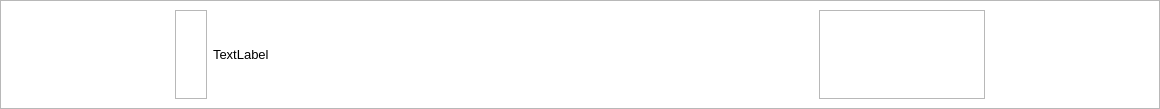
<?xml version="1.0" encoding="UTF-8"?>
<ui version="4.0">
 <class>input_form</class>
 <widget class="QWidget" name="input_form">
  <property name="geometry">
   <rect>
    <x>0</x>
    <y>0</y>
    <width>1160</width>
    <height>109</height>
   </rect>
  </property>
  <property name="windowTitle">
   <string>Form</string>
  </property>
  <property name="styleSheet">
   <string notr="true">#input_form {
	background: #ffffff;
}

#pushButton {
	border: none;
}</string>
  </property>
  <layout class="QGridLayout" name="gridLayout_3">
   <property name="leftMargin">
    <number>0</number>
   </property>
   <property name="topMargin">
    <number>0</number>
   </property>
   <property name="rightMargin">
    <number>0</number>
   </property>
   <property name="bottomMargin">
    <number>0</number>
   </property>
   <property name="spacing">
    <number>0</number>
   </property>
   <item row="0" column="0">
    <widget class="QFrame" name="frame">
     <property name="frameShape">
      <enum>QFrame::StyledPanel</enum>
     </property>
     <property name="frameShadow">
      <enum>QFrame::Raised</enum>
     </property>
     <layout class="QGridLayout" name="gridLayout_2">
      <item row="0" column="0">
       <spacer name="horizontalSpacer_2">
        <property name="orientation">
         <enum>Qt::Horizontal</enum>
        </property>
        <property name="sizeHint" stdset="0">
         <size>
          <width>158</width>
          <height>20</height>
         </size>
        </property>
       </spacer>
      </item>
      <item row="0" column="1">
       <widget class="QFrame" name="frame_2">
        <property name="frameShape">
         <enum>QFrame::StyledPanel</enum>
        </property>
        <property name="frameShadow">
         <enum>QFrame::Raised</enum>
        </property>
        <layout class="QVBoxLayout" name="verticalLayout">
         <property name="spacing">
          <number>0</number>
         </property>
         <property name="leftMargin">
          <number>0</number>
         </property>
         <property name="topMargin">
          <number>0</number>
         </property>
         <property name="rightMargin">
          <number>0</number>
         </property>
         <property name="bottomMargin">
          <number>0</number>
         </property>
         <item>
          <widget class="QLabel" name="label">
           <property name="minimumSize">
            <size>
             <width>30</width>
             <height>30</height>
            </size>
           </property>
           <property name="maximumSize">
            <size>
             <width>30</width>
             <height>30</height>
            </size>
           </property>
           <property name="text">
            <string/>
           </property>
           <property name="pixmap">
            <pixmap resource="resourse.qrc">:/static/icons/input.png</pixmap>
           </property>
           <property name="scaledContents">
            <bool>true</bool>
           </property>
           <property name="alignment">
            <set>Qt::AlignCenter</set>
           </property>
           <property name="wordWrap">
            <bool>false</bool>
           </property>
          </widget>
         </item>
         <item>
          <spacer name="verticalSpacer">
           <property name="orientation">
            <enum>Qt::Vertical</enum>
           </property>
           <property name="sizeHint" stdset="0">
            <size>
             <width>20</width>
             <height>54</height>
            </size>
           </property>
          </spacer>
         </item>
        </layout>
       </widget>
      </item>
      <item row="0" column="2">
       <widget class="QLabel" name="label_2">
        <property name="minimumSize">
         <size>
          <width>600</width>
          <height>0</height>
         </size>
        </property>
        <property name="font">
         <font>
          <pointsize>10</pointsize>
         </font>
        </property>
        <property name="text">
         <string>TextLabel</string>
        </property>
       </widget>
      </item>
      <item row="0" column="3">
       <widget class="QFrame" name="frame_3">
        <property name="frameShape">
         <enum>QFrame::StyledPanel</enum>
        </property>
        <property name="frameShadow">
         <enum>QFrame::Raised</enum>
        </property>
        <layout class="QGridLayout" name="gridLayout">
         <property name="leftMargin">
          <number>0</number>
         </property>
         <property name="topMargin">
          <number>0</number>
         </property>
         <property name="rightMargin">
          <number>0</number>
         </property>
         <property name="bottomMargin">
          <number>0</number>
         </property>
         <property name="spacing">
          <number>0</number>
         </property>
         <item row="0" column="0" rowspan="2" colspan="2">
          <widget class="QPushButton" name="pushButton">
           <property name="text">
            <string/>
           </property>
           <property name="icon">
            <iconset resource="resourse.qrc">
             <normaloff>:/static/icons/reedit1.png</normaloff>:/static/icons/reedit1.png</iconset>
           </property>
          </widget>
         </item>
         <item row="1" column="2">
          <spacer name="horizontalSpacer">
           <property name="orientation">
            <enum>Qt::Horizontal</enum>
           </property>
           <property name="sizeHint" stdset="0">
            <size>
             <width>41</width>
             <height>20</height>
            </size>
           </property>
          </spacer>
         </item>
         <item row="2" column="0">
          <spacer name="verticalSpacer_2">
           <property name="orientation">
            <enum>Qt::Vertical</enum>
           </property>
           <property name="sizeHint" stdset="0">
            <size>
             <width>20</width>
             <height>40</height>
            </size>
           </property>
          </spacer>
         </item>
        </layout>
       </widget>
      </item>
      <item row="0" column="4">
       <spacer name="horizontalSpacer_3">
        <property name="orientation">
         <enum>Qt::Horizontal</enum>
        </property>
        <property name="sizeHint" stdset="0">
         <size>
          <width>158</width>
          <height>20</height>
         </size>
        </property>
       </spacer>
      </item>
     </layout>
    </widget>
   </item>
  </layout>
 </widget>
 <resources>
  <include location="resourse.qrc"/>
 </resources>
 <connections/>
</ui>
